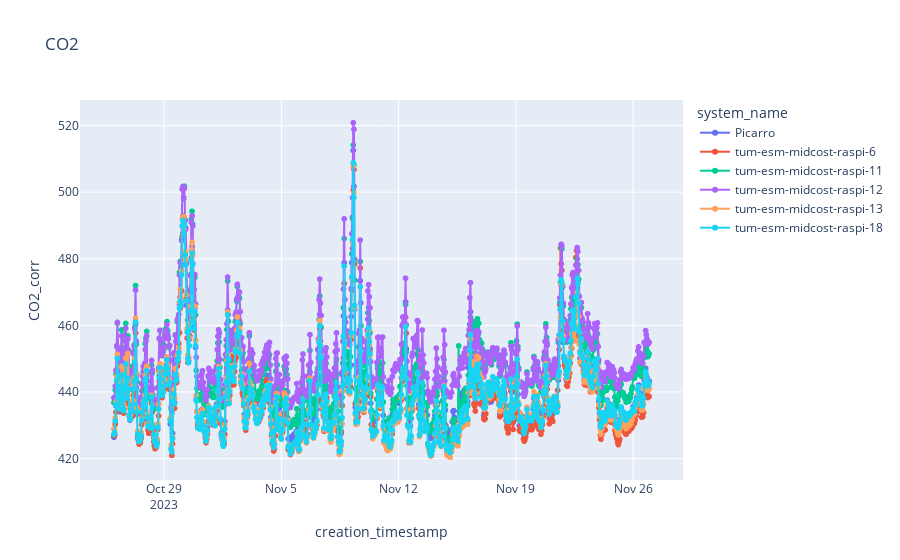
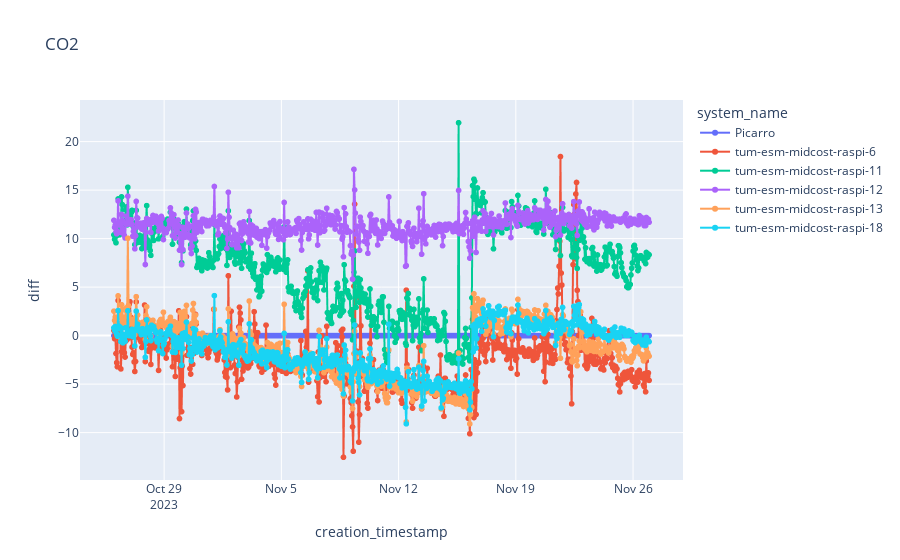

Source (notebook cell) for these figures, in order:
### Code cell
import plotly.express as px

fig = px.line(df_cal_cor, x="creation_timestamp", y=f"CO2_corr", markers=True, title = "CO2", color="system_name")
fig.show()

fig = px.line(df_cal_cor, x="creation_timestamp", y=f"diff", markers=True, title = "CO2", color="system_name")
fig.show()

### Figure 1 — Plotly figure (JSON) as saved in the notebook; plotly's stock layout.template omitted (floating-point values rounded to 4 significant figures; data arrays with more than 128 entries replaced by an {"elided": "..."} marker saying what was removed)
{"data": [{"hovertemplate": "system_name=Picarro<br>creation_timestamp=%{x}<br>CO2_corr=%{y}<extra></extra>", "legendgroup": "Picarro", "line": {"color": "#636efa", "dash": "solid"}, "marker": {"symbol": "circle"}, "mode": "markers+lines", "name": "Picarro", "showlegend": true, "type": "scattergl", "x": {"elided": "768 str values"}, "xaxis": "x", "y": {"elided": "768 float values"}, "yaxis": "y"}, {"hovertemplate": "system_name=tum-esm-midcost-raspi-6<br>creation_timestamp=%{x}<br>CO2_corr=%{y}<extra></extra>", "legendgroup": "tum-esm-midcost-raspi-6", "line": {"color": "#EF553B", "dash": "solid"}, "marker": {"symbol": "circle"}, "mode": "markers+lines", "name": "tum-esm-midcost-raspi-6", "showlegend": true, "type": "scattergl", "x": {"elided": "768 str values"}, "xaxis": "x", "y": {"elided": "768 float values"}, "yaxis": "y"}, {"hovertemplate": "system_name=tum-esm-midcost-raspi-11<br>creation_timestamp=%{x}<br>CO2_corr=%{y}<extra></extra>", "legendgroup": "tum-esm-midcost-raspi-11", "line": {"color": "#00cc96", "dash": "solid"}, "marker": {"symbol": "circle"}, "mode": "markers+lines", "name": "tum-esm-midcost-raspi-11", "showlegend": true, "type": "scattergl", "x": {"elided": "768 str values"}, "xaxis": "x", "y": {"elided": "768 float values"}, "yaxis": "y"}, {"hovertemplate": "system_name=tum-esm-midcost-raspi-12<br>creation_timestamp=%{x}<br>CO2_corr=%{y}<extra></extra>", "legendgroup": "tum-esm-midcost-raspi-12", "line": {"color": "#ab63fa", "dash": "solid"}, "marker": {"symbol": "circle"}, "mode": "markers+lines", "name": "tum-esm-midcost-raspi-12", "showlegend": true, "type": "scattergl", "x": {"elided": "768 str values"}, "xaxis": "x", "y": {"elided": "768 float values"}, "yaxis": "y"}, {"hovertemplate": "system_name=tum-esm-midcost-raspi-13<br>creation_timestamp=%{x}<br>CO2_corr=%{y}<extra></extra>", "legendgroup": "tum-esm-midcost-raspi-13", "line": {"color": "#FFA15A", "dash": "solid"}, "marker": {"symbol": "circle"}, "mode": "markers+lines", "name": "tum-esm-midcost-raspi-13", "showlegend": true, "type": "scattergl", "x": {"elided": "767 str values"}, "xaxis": "x", "y": {"elided": "767 float values"}, "yaxis": "y"}, {"hovertemplate": "system_name=tum-esm-midcost-raspi-18<br>creation_timestamp=%{x}<br>CO2_corr=%{y}<extra></extra>", "legendgroup": "tum-esm-midcost-raspi-18", "line": {"color": "#19d3f3", "dash": "solid"}, "marker": {"symbol": "circle"}, "mode": "markers+lines", "name": "tum-esm-midcost-raspi-18", "showlegend": true, "type": "scattergl", "x": {"elided": "768 str values"}, "xaxis": "x", "y": {"elided": "768 float values"}, "yaxis": "y"}], "layout": {"legend": {"title": {"text": "system_name"}, "tracegroupgap": 0}, "title": {"text": "CO2"}, "xaxis": {"anchor": "y", "domain": [0, 1], "title": {"text": "creation_timestamp"}}, "yaxis": {"anchor": "x", "domain": [0, 1], "title": {"text": "CO2_corr"}}}}

### Figure 2 — Plotly figure (JSON) as saved in the notebook; plotly's stock layout.template omitted (floating-point values rounded to 4 significant figures; data arrays with more than 128 entries replaced by an {"elided": "..."} marker saying what was removed)
{"data": [{"hovertemplate": "system_name=Picarro<br>creation_timestamp=%{x}<br>diff=%{y}<extra></extra>", "legendgroup": "Picarro", "line": {"color": "#636efa", "dash": "solid"}, "marker": {"symbol": "circle"}, "mode": "markers+lines", "name": "Picarro", "showlegend": true, "type": "scattergl", "x": {"elided": "768 str values"}, "xaxis": "x", "y": {"elided": "768 int values"}, "yaxis": "y"}, {"hovertemplate": "system_name=tum-esm-midcost-raspi-6<br>creation_timestamp=%{x}<br>diff=%{y}<extra></extra>", "legendgroup": "tum-esm-midcost-raspi-6", "line": {"color": "#EF553B", "dash": "solid"}, "marker": {"symbol": "circle"}, "mode": "markers+lines", "name": "tum-esm-midcost-raspi-6", "showlegend": true, "type": "scattergl", "x": {"elided": "768 str values"}, "xaxis": "x", "y": {"elided": "768 float values"}, "yaxis": "y"}, {"hovertemplate": "system_name=tum-esm-midcost-raspi-11<br>creation_timestamp=%{x}<br>diff=%{y}<extra></extra>", "legendgroup": "tum-esm-midcost-raspi-11", "line": {"color": "#00cc96", "dash": "solid"}, "marker": {"symbol": "circle"}, "mode": "markers+lines", "name": "tum-esm-midcost-raspi-11", "showlegend": true, "type": "scattergl", "x": {"elided": "768 str values"}, "xaxis": "x", "y": {"elided": "768 float values"}, "yaxis": "y"}, {"hovertemplate": "system_name=tum-esm-midcost-raspi-12<br>creation_timestamp=%{x}<br>diff=%{y}<extra></extra>", "legendgroup": "tum-esm-midcost-raspi-12", "line": {"color": "#ab63fa", "dash": "solid"}, "marker": {"symbol": "circle"}, "mode": "markers+lines", "name": "tum-esm-midcost-raspi-12", "showlegend": true, "type": "scattergl", "x": {"elided": "768 str values"}, "xaxis": "x", "y": {"elided": "768 float values"}, "yaxis": "y"}, {"hovertemplate": "system_name=tum-esm-midcost-raspi-13<br>creation_timestamp=%{x}<br>diff=%{y}<extra></extra>", "legendgroup": "tum-esm-midcost-raspi-13", "line": {"color": "#FFA15A", "dash": "solid"}, "marker": {"symbol": "circle"}, "mode": "markers+lines", "name": "tum-esm-midcost-raspi-13", "showlegend": true, "type": "scattergl", "x": {"elided": "767 str values"}, "xaxis": "x", "y": {"elided": "767 float values"}, "yaxis": "y"}, {"hovertemplate": "system_name=tum-esm-midcost-raspi-18<br>creation_timestamp=%{x}<br>diff=%{y}<extra></extra>", "legendgroup": "tum-esm-midcost-raspi-18", "line": {"color": "#19d3f3", "dash": "solid"}, "marker": {"symbol": "circle"}, "mode": "markers+lines", "name": "tum-esm-midcost-raspi-18", "showlegend": true, "type": "scattergl", "x": {"elided": "768 str values"}, "xaxis": "x", "y": {"elided": "768 float values"}, "yaxis": "y"}], "layout": {"legend": {"title": {"text": "system_name"}, "tracegroupgap": 0}, "title": {"text": "CO2"}, "xaxis": {"anchor": "y", "domain": [0, 1], "title": {"text": "creation_timestamp"}}, "yaxis": {"anchor": "x", "domain": [0, 1], "title": {"text": "diff"}}}}
